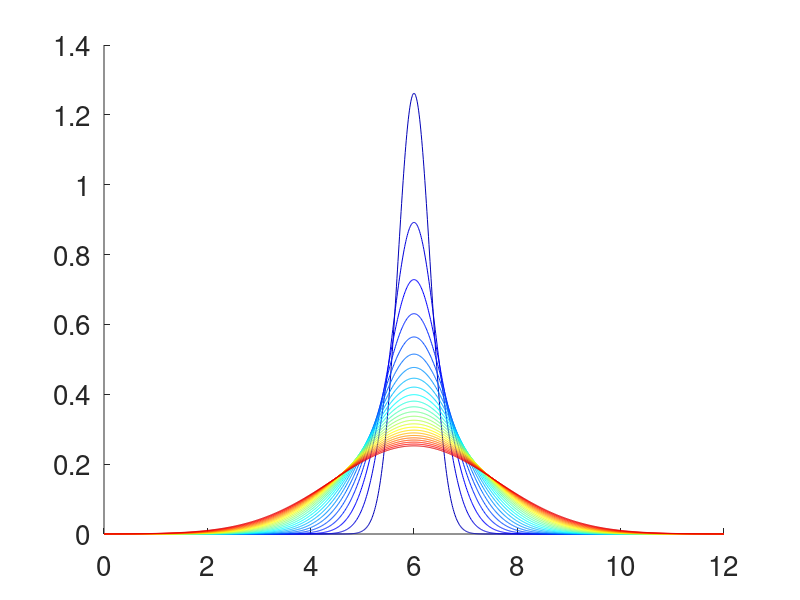
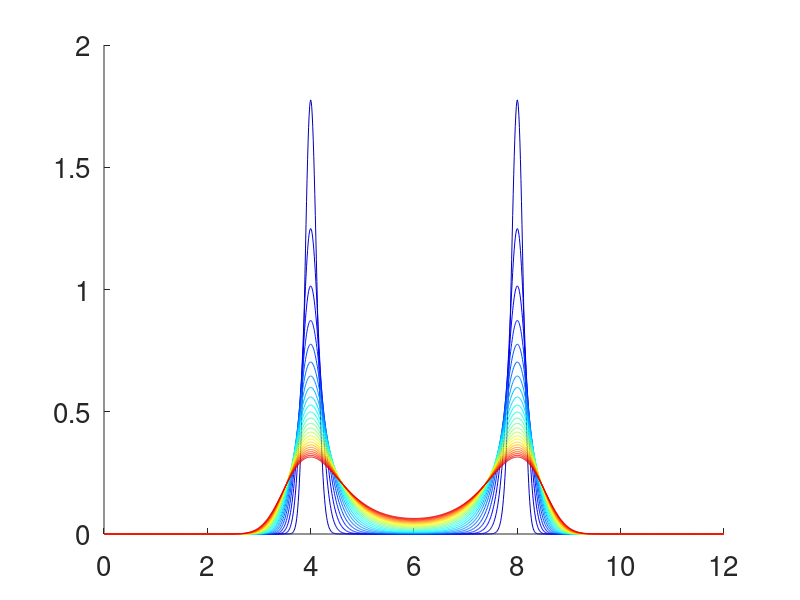
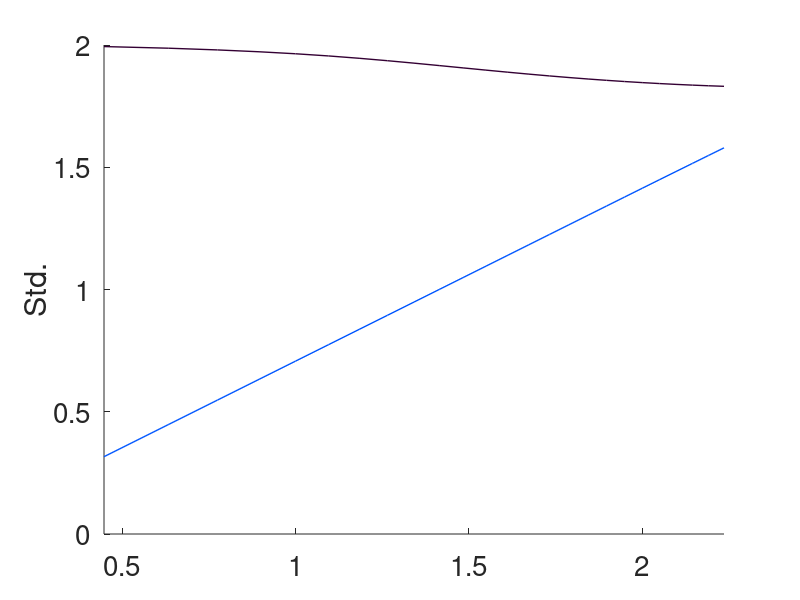
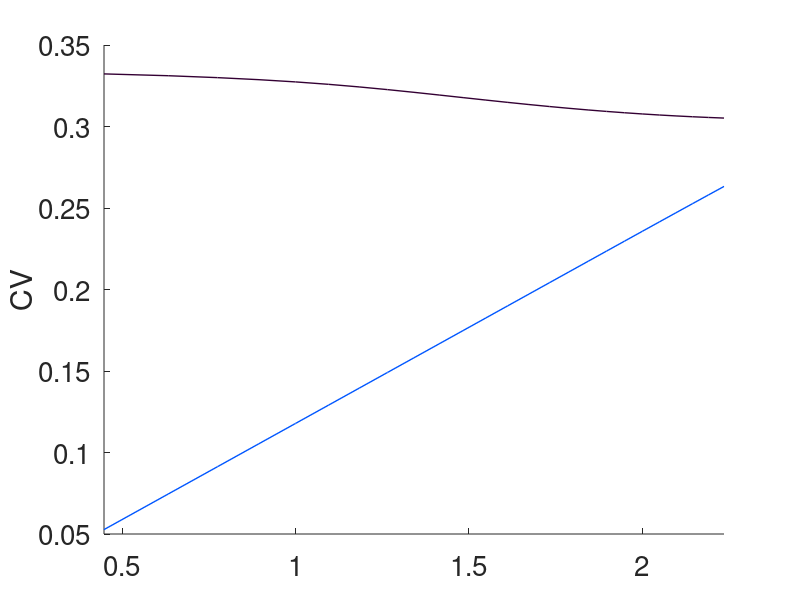

Source code (MATLAB) for these figures, in order:
% assuming simple x'= -f(x) + sig for ISI density
% 2 peaks makes it harder for Var(ISI) to go up with more sigv, when just additative

sigSqv=(.2:.2:5)';
lenSg=length(sigSqv);

cc=jet(lenSg);

cc1=[0 86 255;51 0 51]./255;

dx=0.01;
xVar=(0:dx:12)';
lenX=length(xVar);

fDens1=zeros(lenX,lenSg); %single peak at wavg
fDens2=zeros(lenX,lenSg); %2 peaks at w1,w2
mnISI_1=zeros(lenSg,1);
mnISI_2=zeros(lenSg,1);
vrISI_1=zeros(lenSg,1);
vrISI_2=zeros(lenSg,1);

w1=4;
w2=8;
wavg=(w1+w2)/2;

Knst = min(xVar.^4/4-(w1+w2+wavg)/3*xVar.^3+(w1*w2+w1*wavg+w2*wavg)/2*xVar.^2-w1*w2*wavg*xVar);

f1=@(x)(x-wavg);
F1=@(x)((x-wavg).^2./2);

f2=@(x)((x-w1).*(x-w2).*(x-wavg));
F2=@(x)(x.^4/4-(w1+w2+wavg)/3*x.^3+(w1*w2+w1*wavg+w2*wavg)/2*x.^2-w1*w2*wavg*x-Knst);


for j=1:lenSg
   fDens1(:,j)=exp(-2*F1(xVar)./sigSqv(j));
        fDens1(:,j)=fDens1(:,j)./(sum(fDens1(:,j))*dx); %normalize
   fDens2(:,j)=exp(-2*F2(xVar)./sigSqv(j));
        fDens2(:,j)=fDens2(:,j)./(sum(fDens2(:,j))*dx); %normalize
end

mnISI_1=sum(fDens1'*xVar,2)*dx;
mnISI_2=sum(fDens2'*xVar,2)*dx;
vrISI_1=sum( fDens1'*(xVar).^2, 2)*dx - mnISI_1.^2;
vrISI_2=sum( fDens2'*(xVar).^2, 2)*dx - mnISI_2.^2;
CV_1=sqrt(vrISI_1)./mnISI_1;
    CV_1(isnan(CV_1))=0;
CV_2=sqrt(vrISI_2)./mnISI_2;
    CV_2(isnan(CV_2))=0;


h1=figure;
hold on
set(gca,'FontSize',20)
h2=figure;
hold on
set(gca,'FontSize',20)
for j=1:lenSg
    figure(h1)
    plot(xVar,fDens1(:,j),'color',cc(j,:))
    figure(h2)
    plot(xVar,fDens2(:,j),'color',cc(j,:))
end

figure
hold on
plot(sqrt(sigSqv),sqrt(vrISI_2),'color',cc1(2,:),'LineWidth',1)
plot(sqrt(sigSqv),sqrt(vrISI_1),'color',cc1(1,:),'LineWidth',1)
set(gca,'FontSize',20)
ylabel('Std.')
set(gca,'XLim',[sqrt(.2)-eps sqrt(5)+eps])
figure
hold on
plot(sqrt(sigSqv),CV_2,'color',cc1(2,:),'LineWidth',1)
plot(sqrt(sigSqv),CV_1,'color',cc1(1,:),'LineWidth',1)
set(gca,'FontSize',20)
ylabel('CV')
set(gca,'XLim',[sqrt(.2)-eps sqrt(5)+eps])

% figure
% hold on
% plot(sqrt(sigSqv),mnISI_1,'r--')
% plot(sqrt(sigSqv),mnISI_2,'k--')
% set(gca,'FontSize',18)
% ylabel('Mean')